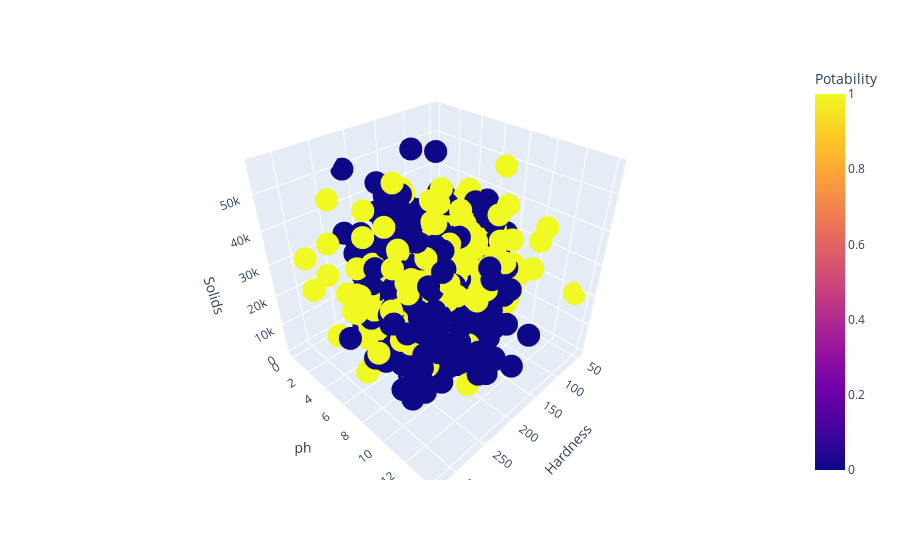

This figure's notebook cell:
### Code cell
import plotly.express as px
px.scatter_3d(df, x='Hardness', y='ph', z='Solids', color='Potability')

### Figure 1 — Plotly figure (JSON) as saved in the notebook; plotly's stock layout.template omitted (floating-point values rounded to 4 significant figures; data arrays with more than 128 entries replaced by an {"elided": "..."} marker saying what was removed)
{"data": [{"hovertemplate": "Hardness=%{x}<br>ph=%{y}<br>Solids=%{z}<br>Potability=%{marker.color}<extra></extra>", "legendgroup": "", "marker": {"color": {"elided": "3276 int values"}, "coloraxis": "coloraxis", "symbol": "circle"}, "mode": "markers", "name": "", "scene": "scene", "showlegend": false, "type": "scatter3d", "x": {"elided": "3276 float values"}, "y": {"elided": "3276 float values"}, "z": {"elided": "3276 float values"}}], "layout": {"coloraxis": {"colorbar": {"title": {"text": "Potability"}}, "colorscale": [[0, "#0d0887"], [0.1111, "#46039f"], [0.2222, "#7201a8"], [0.3333, "#9c179e"], [0.4444, "#bd3786"], [0.5556, "#d8576b"], [0.6667, "#ed7953"], [0.7778, "#fb9f3a"], [0.8889, "#fdca26"], [1, "#f0f921"]]}, "legend": {"tracegroupgap": 0}, "margin": {"t": 60}, "scene": {"domain": {"x": [0, 1], "y": [0, 1]}, "xaxis": {"title": {"text": "Hardness"}}, "yaxis": {"title": {"text": "ph"}}, "zaxis": {"title": {"text": "Solids"}}}}}
